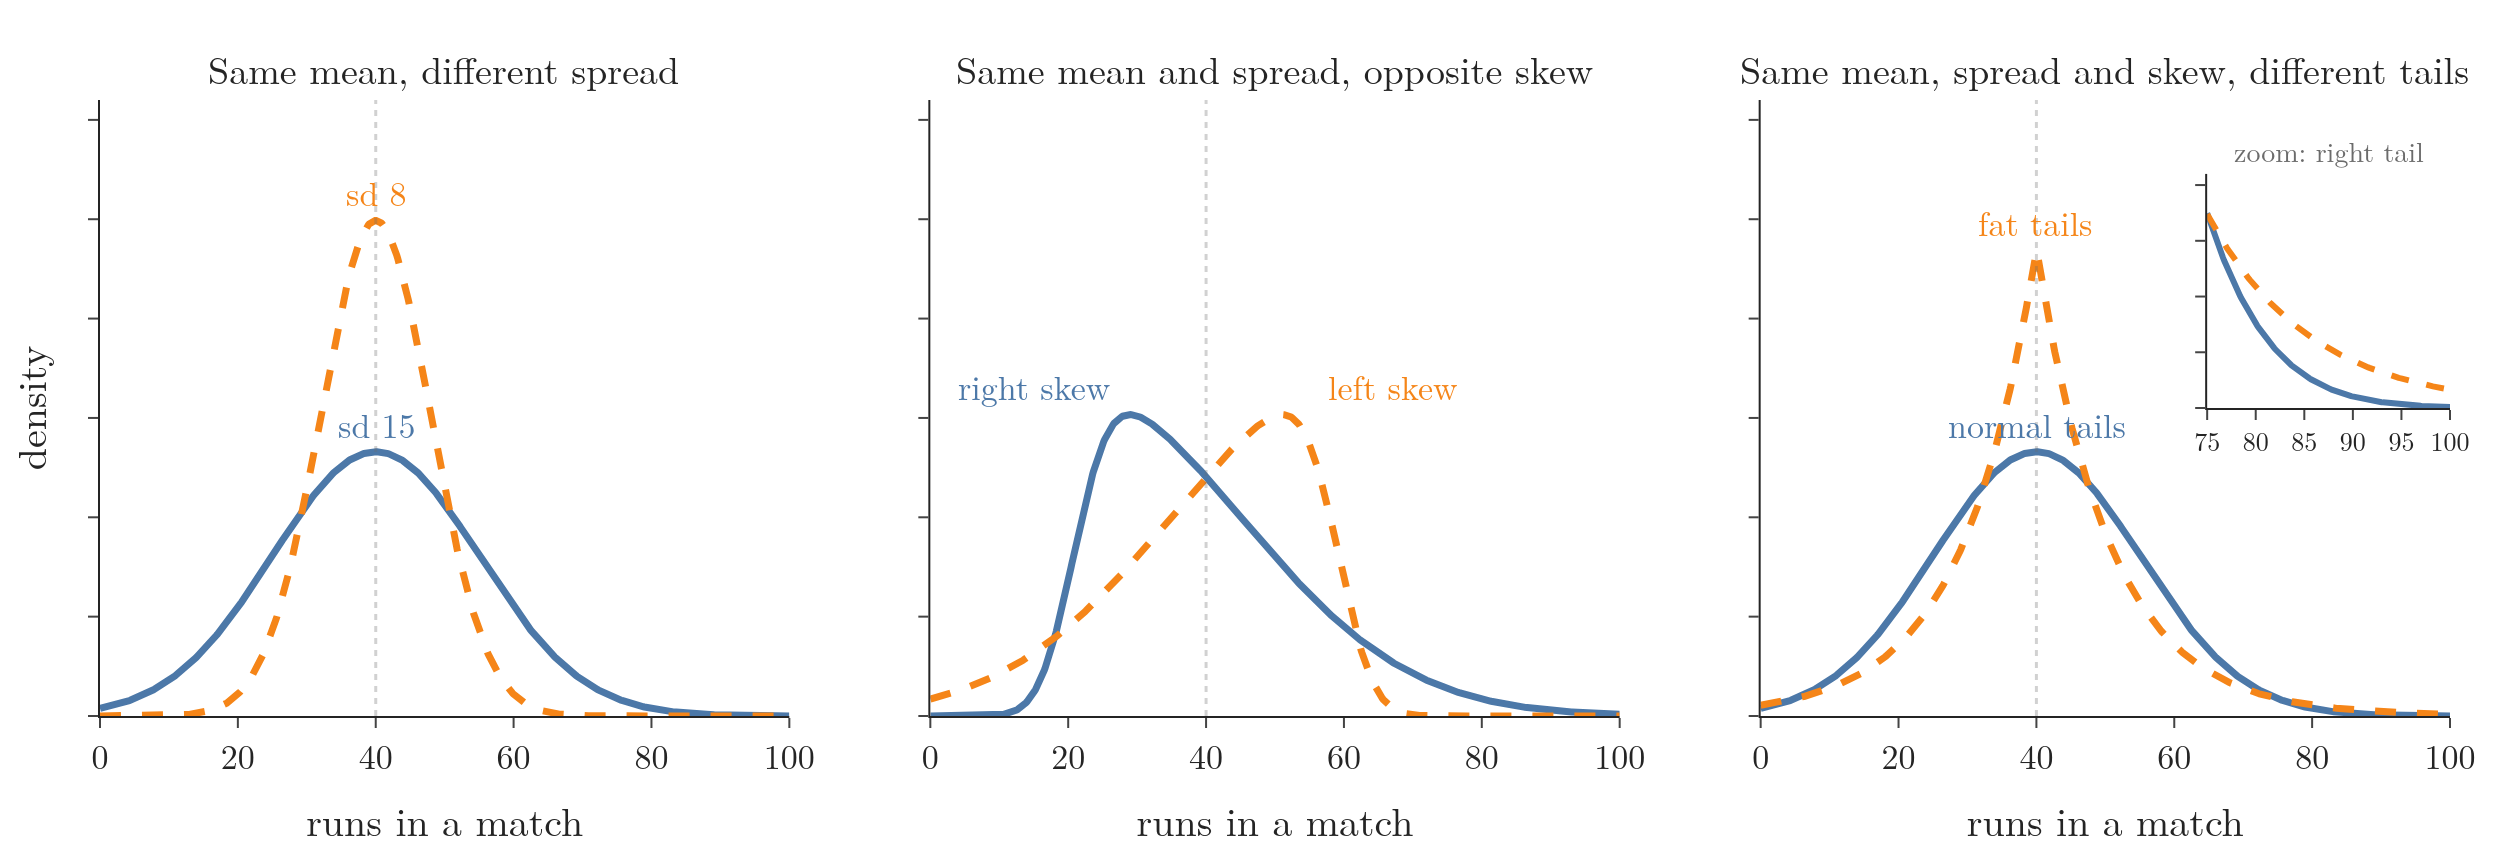

Recreate this plot in Python.
"""Runs per match in two seasons: each panel keeps the earlier summary numbers equal and changes one more.
Left: same mean, different spread. Middle: same mean and spread, opposite skew. Right: same mean, spread
and skew, different tails (kurtosis)."""
from pathlib import Path
import numpy as np
from plotly.subplots import make_subplots
from scipy import stats

here = Path(__file__).parent
BLUE, ORANGE = "#4C78A8", "#F58518"
x = np.linspace(0, 100, 800)


def same_mean_sd(dist, mean=40, sd=15):
    """Shift and scale a frozen distribution so it has the given mean and standard deviation."""
    m, s = dist.mean(), dist.std()
    return lambda v: dist.pdf((v - mean) / sd * s + m) * s / sd


panels = [
    ("Same mean, different spread", stats.norm(40, 15).pdf, stats.norm(40, 8).pdf, "sd 15", "sd 8"),
    ("Same mean and spread, opposite skew", same_mean_sd(stats.skewnorm(6)), same_mean_sd(stats.skewnorm(-6)),
     "right skew", "left skew"),
    ("Same mean, spread and skew, different tails", stats.norm(40, 15).pdf, same_mean_sd(stats.laplace()),
     "normal tails", "fat tails"),
]
fig = make_subplots(rows=1, cols=3, subplot_titles=[p[0] for p in panels], horizontal_spacing=0.06)
for col, (_, f1, f2, n1, n2) in enumerate(panels, start=1):
    for f, name, colour, dash in ((f1, n1, BLUE, "solid"), (f2, n2, ORANGE, "dash")):
        y = f(x)
        fig.add_scatter(x=x, y=y, mode="lines", line=dict(color=colour, width=3.5, dash=dash), row=1, col=col)
        i = int(np.argmax(y))
        shift = {"right skew": -14, "left skew": 16}.get(name, 0)      # keep the two skew labels apart
        fig.add_annotation(x=x[i] + shift, y=y[i], text=name, showarrow=False, yshift=14,
                           font=dict(size=17, color=colour), row=1, col=col)
    fig.add_vline(x=40, line=dict(color="#6B6B6B", width=1.5, dash="dot"), row=1, col=col)
# inset in the right panel: zoom on the right tail, where the fat-tailed curve lies above the normal one
tail = np.linspace(75, 100, 200)
dom = fig.layout.xaxis3.domain
fig.update_layout(xaxis4=dict(domain=[dom[0] + 0.19, dom[1]], anchor="y4", range=[75, 100], dtick=5,
                              tickfont=dict(size=13)),
                  yaxis4=dict(domain=[0.5, 0.88], anchor="x4", showticklabels=False, range=[0, 0.0021]))
for f, colour, dash in ((panels[2][1], BLUE, "solid"), (panels[2][2], ORANGE, "dash")):
    fig.add_scatter(x=tail, y=f(tail), mode="lines", line=dict(color=colour, width=3, dash=dash), xaxis="x4", yaxis="y4")
fig.add_annotation(x=87.5, y=0.0021, xref="x4", yref="y4", text="zoom: right tail", showarrow=False, yshift=12,
                   font=dict(size=14, color="#6B6B6B"))
for c in (1, 2, 3):
    fig.update_xaxes(title_text="runs in a match", range=[0, 100], dtick=20, row=1, col=c)
for c in (1, 2, 3):
    fig.update_yaxes(showticklabels=False, range=[0, 0.062], row=1, col=c)
fig.update_yaxes(title_text="density", row=1, col=1)
fig.update_annotations(selector=dict(xref="paper"), font_size=19)
fig.update_layout(template="simple_white", width=1250, height=430, showlegend=False,
                  font=dict(family="Latin Modern Roman", size=17), margin=dict(l=50, r=20, t=50, b=50))
fig.write_image(here / "four_moments.png", scale=2)
fig.write_image(here / "four_moments.pdf")
